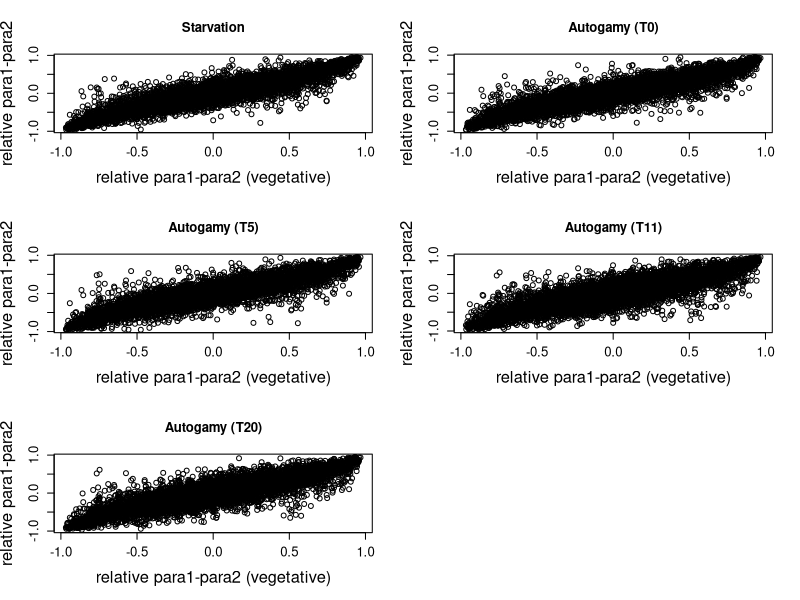
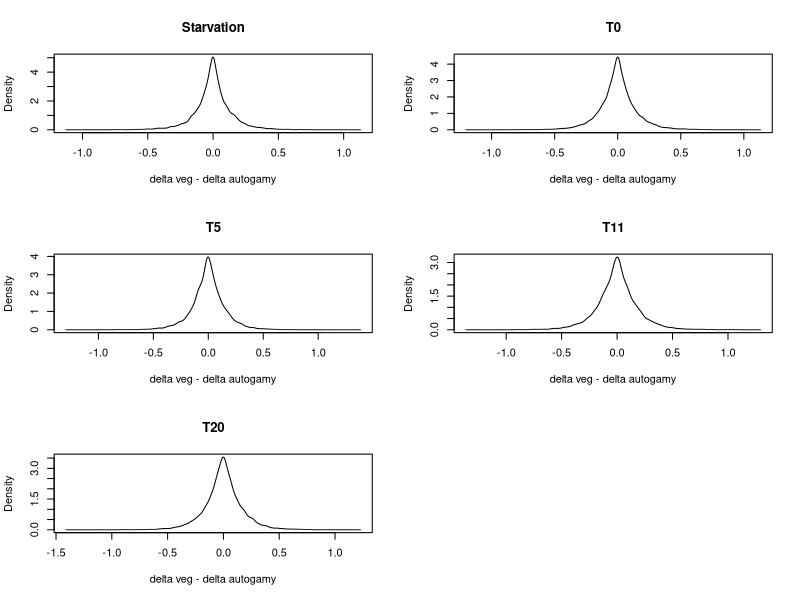

Generate these figures, in order, with R:
setwd("Work/Projects/Paper_duplicates/expression_neofunc/")
t <- read.table("autogamy_tpm_paralogs.txt",h=T)


#To get neofunctionalization:
#get averages:
t$avg_log_V1 <- (log(t$VK1_para1+1.1) + log(t$V1.2_para1+1.1))/2
t$avg_log_V2 <- (log(t$VK1_para2+1.1) + log(t$V1.2_para2+1.1))/2
t$avg_log_S1 <- (log(t$S1.1_para1+1.1) + log(t$S1.2_para1+1.1))/2
t$avg_log_S2 <- (log(t$S1.1_para2+1.1) + log(t$S1.2_para2+1.1))/2
t$avg_log_T01 <- (log(t$T0.1_para1+1.1) + log(t$T0.2_para1+1.1))/2
t$avg_log_T02 <- (log(t$T0.1_para2+1.1) + log(t$T0.2_para2+1.1))/2
t$avg_log_T5_1 <- (log(t$T5.1_para1+1.1) + log(t$T5.2_para1+1.1))/2
t$avg_log_T5_2 <- (log(t$T5.1_para2+1.1) + log(t$T5.2_para2+1.1))/2
t$avg_log_T11_1 <- (log(t$T11.1_para1+1.1)+log(t$T11.2_para1+1.1))/2
t$avg_log_T11_2 <- (log(t$T11.1_para2+1.1)+log(t$T11.2_para2+1.1))/2
t$avg_log_T20_1 <- (log(t$T20.1_para1+1.1) + log(t$T20.2_para1+1.1) + log(t$T20.3_para1+1.1))/3
t$avg_log_T20_2 <- (log(t$T20.1_para2+1.1) + log(t$T20.2_para2+1.1) + log(t$T20.3_para2+1.1))/3

#get delta:
t_delta_V <- (t$avg_log_V1-t$avg_log_V2)/(t$avg_log_V1+t$avg_log_V2)
t_delta_S <- (t$avg_log_S1-t$avg_log_S2)/(t$avg_log_S1+t$avg_log_S2)
t_delta_T0 <- (t$avg_log_T01-t$avg_log_T02)/(t$avg_log_T01+t$avg_log_T02)
t_delta_T5 <- (t$avg_log_T5_1-t$avg_log_T5_2)/(t$avg_log_T5_1+t$avg_log_T5_2)
t_delta_T11 <- (t$avg_log_T11_1-t$avg_log_T11_2)/(t$avg_log_T11_1+t$avg_log_T11_2)
t_delta_T20 <- (t$avg_log_T20_1-t$avg_log_T20_2)/(t$avg_log_T20_1+t$avg_log_T20_2)


#get delta delta:
t_delta_delta_S <- t_delta_V - t_delta_S
t_delta_delta_T0 <- t_delta_V - t_delta_T0
t_delta_delta_T5 <- t_delta_V - t_delta_T5
t_delta_delta_T11 <- t_delta_V - t_delta_T11
t_delta_delta_T20 <- t_delta_V - t_delta_T20

#Plot to check distributions:
par(mfrow=c(3,2))
plot(t_delta_V, t_delta_S, main="Starvation", xlab="relative para1-para2 (vegetative)", ylab="relative para1-para2", cex.axis=1.2, cex.lab=1.5)
plot(t_delta_V, t_delta_T0, main="Autogamy (T0)", xlab="relative para1-para2 (vegetative)", ylab="relative para1-para2", cex.axis=1.2, cex.lab=1.5)
plot(t_delta_V, t_delta_T5, main="Autogamy (T5)", xlab="relative para1-para2 (vegetative)", ylab="relative para1-para2", cex.axis=1.2, cex.lab=1.5)
plot(t_delta_V, t_delta_T11, main="Autogamy (T11)", xlab="relative para1-para2 (vegetative)", ylab="relative para1-para2", cex.axis=1.2, cex.lab=1.5)
plot(t_delta_V, t_delta_T20, main="Autogamy (T20)", xlab="relative para1-para2 (vegetative)", ylab="relative para1-para2", cex.axis=1.2, cex.lab=1.5)

par(mfrow=c(3,2))
plot(density(t_delta_delta_S), main="Starvation", xlab="delta veg - delta autogamy")
plot(density(t_delta_delta_T0), main="T0", xlab="delta veg - delta autogamy")
plot(density(t_delta_delta_T5), main="T5", xlab="delta veg - delta autogamy")
plot(density(t_delta_delta_T11), main="T11", xlab="delta veg - delta autogamy")
plot(density(t_delta_delta_T20), main="T20", xlab="delta veg - delta autogamy")

#Find genes that have differential expression at the vegetative state and for each individual condition:
#t_S_2sd <- t[which(abs(t_delta_V)>2.0*sd(t_delta_V) & abs(t_delta_delta_S)>2.0*sd(t_delta_delta_S)), ]
#t_T0_2sd <- t[which(abs(t_delta_V)>2.0*sd(t_delta_V) & abs(t_delta_delta_T0)>2.0*sd(t_delta_delta_T0)), ]
#t_T5_2sd <- t[which(abs(t_delta_V)>2.0*sd(t_delta_V) & abs(t_delta_delta_T5)>2.0*sd(t_delta_delta_T5)), ]
#t_T11_2sd <- t[which(abs(t_delta_V)>2.0*sd(t_delta_V) & abs(t_delta_delta_T11)>2.0*sd(t_delta_delta_T11)), ]
#t_T20_2sd <- t[which(abs(t_delta_V)>2.0*sd(t_delta_V) & abs(t_delta_delta_T20)>2.0*sd(t_delta_delta_T20)), ]

#Find genes that have differential expression from the vegetative state and for each individual condition:
t_S_2sd <- t[which(abs(t_delta_delta_S)>2.0*sd(t_delta_delta_S)), ]
t_T0_2sd <- t[which(abs(t_delta_delta_T0)>2.0*sd(t_delta_delta_T0)), ]
t_T5_2sd <- t[which(abs(t_delta_delta_T5)>2.0*sd(t_delta_delta_T5)), ]
t_T11_2sd <- t[which(abs(t_delta_delta_T11)>2.0*sd(t_delta_delta_T11)), ]
t_T20_2sd <- t[which(abs(t_delta_delta_T20)>2.0*sd(t_delta_delta_T20)), ]

#write them in files:
write.table(t_S_2sd[,c(1,2,29,30, 31, 32)], file="neofunc_S_2SD.txt", append=F, sep='\t', row.names=F, col.names=T, quote=F)
write.table(t_S_2sd[,c(1,2,29,30, 33, 34)], file="neofunc_T0_2SD.txt", append=F, sep='\t', row.names=F, col.names=T, quote=F)
write.table(t_S_2sd[,c(1,2,29,30, 35, 36)], file="neofunc_T5_2SD.txt", append=F, sep='\t', row.names=F, col.names=T, quote=F)
write.table(t_S_2sd[,c(1,2,29,30, 37, 38)], file="neofunc_T11_2SD.txt", append=F, sep='\t', row.names=F, col.names=T, quote=F)
write.table(t_S_2sd[,c(1,2,29,30, 39, 40)], file="neofunc_T20_2SD.txt", append=F, sep='\t', row.names=F, col.names=T, quote=F)


#Using a fisher's exact test:
rownum=1
while (rownum <= dim(t)[1]){
	m <- matrix(data=c(round(t$VK1_para1[rownum]), round(t$VK1_para2[rownum]), round(t$S1.1_para1[rownum]), round(t$S1.1_para2[rownum])), nrow=2, ncol=2)
	fisher <- fisher.test(m, alternative="two.sided")
	if (fisher$p.value < 0.05){
		write.table(t[rownum,c(1,2,3,4,7, 8, 29,30, 31, 32)], file="neofunc_S_fisherexact.txt", append=T, sep='\t', row.names=F, col.names=T, quote=F)
		}
	rownum <- rownum + 1
}


#Nonfunc vs expression analysis:
t_ptc <- t$state[which(t$status=="single" & t$xp >= 5.0 & t$xp < 6.0)]
